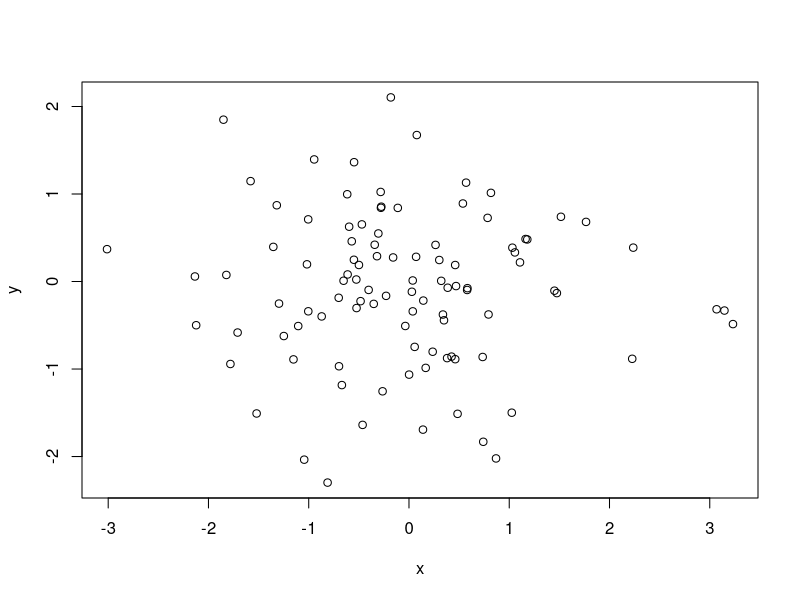
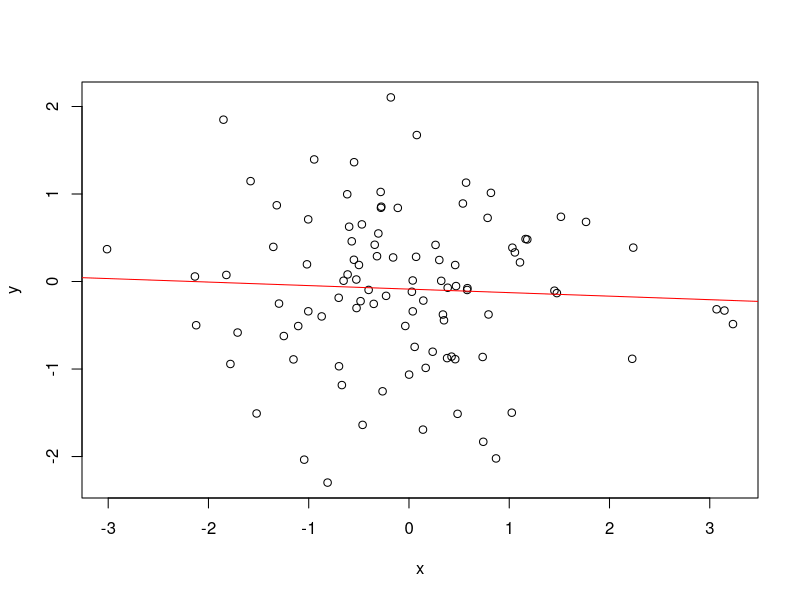

Write the R code that produced these figures, in order.
## ---- chunk 1
library(ggplot2)
filter <- dplyr::filter
knitr::opts_chunk$set(warning=FALSE, message=FALSE, fig.width=10.5, fig.height=4, 
  comment=NA, rows.print=16)
theme_set(theme_gray(base_size = 24))
## ---- chunk 2
x <- rnorm(100)
y <- rnorm(100)
m <- mean(x)
m
## ---- chunk 3
plot(x = x, y = y)
## ---- chunk 4
mod <- lm(y ~ x, data = data.frame(x, y))
plot(x = x, y = y)
abline(mod, col = "red")
